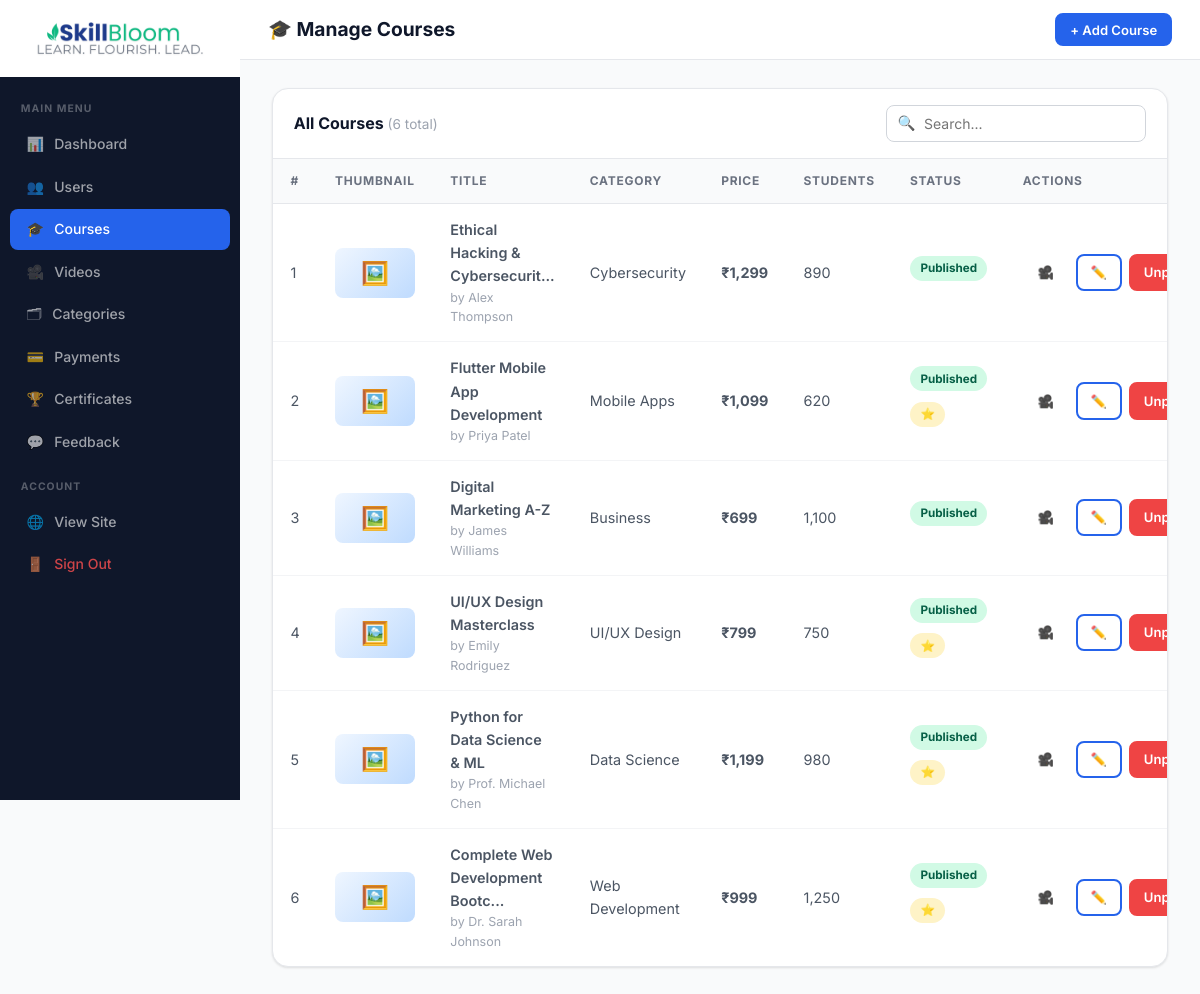
Screenshot of /admin/manage-courses.php (signed in) with the database file from the repository.
### tables this page shows
CREATE TABLE courses (
  id          INT AUTO_INCREMENT PRIMARY KEY,
  category_id INT,
  title       VARCHAR(255) NOT NULL,
  slug        VARCHAR(255) NOT NULL,
  description TEXT,
  short_desc  VARCHAR(500),
  thumbnail   VARCHAR(255),
  instructor  VARCHAR(150),
  price       DECIMAL(10,2) DEFAULT 0,
  old_price   DECIMAL(10,2) DEFAULT 0,
  hours       DECIMAL(5,1)  DEFAULT 0,
  level       ENUM('Beginner','Intermediate','Advanced','All Levels') DEFAULT 'All Levels',
  status      ENUM('draft','published') DEFAULT 'draft',
  featured    TINYINT(1) DEFAULT 0,
  students    INT DEFAULT 0,
  rating      DECIMAL(3,2) DEFAULT 0,
  created_at  TIMESTAMP DEFAULT CURRENT_TIMESTAMP,
  UNIQUE KEY uq_course_slug (slug),
  FOREIGN KEY (category_id) REFERENCES categories(id) ON DELETE SET NULL
);

CREATE TABLE categories (
  id          INT AUTO_INCREMENT PRIMARY KEY,
  name        VARCHAR(100) NOT NULL,
  slug        VARCHAR(100) UNIQUE NOT NULL,
  icon        VARCHAR(20)  DEFAULT '📚',
  description TEXT,
  created_at  TIMESTAMP DEFAULT CURRENT_TIMESTAMP
);

### admin/manage-courses.php (the view, shortened to what this page needs)
<?php
require_once dirname(__DIR__).'/config.php';
$courses    = $conn->query("SELECT c.*,cat.name cat_name FROM courses c LEFT JOIN categories cat ON cat.id=c.category_id ORDER BY c.id DESC")->fetch_all(MYSQLI_ASSOC);
?>
<!DOCTYPE html><html lang="en"><head>
<link rel="stylesheet" href="<?=SITE_URL?>/assets/css/style.css">
</head><body>
<div class="admin-layout">
<?php include dirname(__DIR__).'/includes/admin_nav.php'; ?>
<div class="admin-main">
<div class="admin-topbar">
  <h3>🎓 Manage Courses</h3>
  <button class="btn btn-primary btn-sm" data-modal="courseModal">+ Add Course</button>
</div>
<div class="admin-content">
<div class="table-box">
  <div class="table-top">
    <h3>All Courses <span style="font-size:.85rem;color:var(--gray-400);font-weight:400;">(<?=count($courses)?> total)</span></h3>
    <div class="search-input"><span class="si">🔍</span><input type="text" id="tblSearch" placeholder="Search..."></div>
  </div>
  <table>
    <thead>
      <tr><th>#</th><th>Thumbnail</th><th>Title</th><th>Category</th><th>Price</th><th>Students</th><th>Status</th><th>Actions</th></tr>
    </thead>
    <tbody>
    <?php foreach($courses as $i=>$c): ?>
    <tr>
      <td><?=$i+1?></td>
      <td>
        <?php if(!empty($c['thumbnail'])): ?>
          <img src="<?=SITE_URL?>/uploads/<?=htmlspecialchars($c['thumbnail'])?>" class="existing-thumb" alt="thumb">
        <?php else: ?>
          <div style="width:80px;height:50px;border-radius:8px;background:linear-gradient(135deg,#EFF6FF,#BFDBFE);display:flex;align-items:center;justify-content:center;font-size:1.4rem;">🖼️</div>
        <?php endif; ?>
      </td>
      <td>
        <div style="font-weight:600;font-size:.9rem;"><?=htmlspecialchars(substr($c['title'],0,30)).(strlen($c['title'])>30?'...':'')?></div>
        <div style="font-size:.78rem;color:var(--gray-400);">by <?=htmlspecialchars($c['instructor'])?></div>
      </td>
      <td><?=htmlspecialchars((isset($c['cat_name']) ? $c['cat_name'] : '—'))?></td>
      <td style="font-weight:700;"><?=CURRENCY.number_format($c['price'])?></td>
      <td><?=number_format($c['students'])?></td>
      <td>
        <span class="badge <?=$c['status']==='published'?'status-pub':'status-draft'?>"><?=ucfirst($c['status'])?></span>
        <?php if($c['featured']): ?> <span class="badge" style="background:var(--warning-bg);color:#92400E;">⭐</span><?php endif; ?>
      </td>
      <td>
        <div class="td-actions">
          <a href="manage-videos.php?course_id=<?=$c['id']?>" class="btn btn-ghost btn-sm" title="Videos">🎥</a>
          <a href="?edit=<?=$c['id']?>" class="btn btn-outline btn-sm">✏️</a>
          <a href="?toggle=<?=$c['id']?>"
             class="btn btn-sm <?=$c['status']==='published'?'btn-danger':'btn-success'?>"
             onclick="return confirm('<?=$c['status']==='published'?'Unpublish':'Publish'?> this course?')">
            <?=$c['status']==='published'?'Unpublish':'Publish'?>
          </a>
        </div>
      </td>
    </tr>
    <?php endforeach; ?>
    </tbody>
  </table>
</div>
</div>
</div>
</div>
</body></html>

### includes/admin_nav.php
<?php
$cur=basename($_SERVER['PHP_SELF']);
$adminMenu=[
  ['Dashboard','dashboard.php','📊'],
  ['Users','manage-users.php','👥'],
  ['Courses','manage-courses.php','🎓'],
  ['Videos','manage-videos.php','🎥'],
  ['Categories','manage-categories.php','🗂'],
  ['Payments','manage-payments.php','💳'],
  ['Certificates','manage-certificates.php','🏆'],
  ['Feedback','manage-feedback.php','💬'],
];
?>
<aside class="admin-sidebar">
  <a href="<?php echo SITE_URL; ?>/admin/dashboard.php" style="display:flex;align-items:center;justify-content:center;padding:.75rem 1rem;text-decoration:none;border-bottom:1px solid rgba(255,255,255,.08);background:#fff;">
    <div style="overflow:hidden;height:52px;display:flex;align-items:center;">
      <img src="<?php echo SITE_URL; ?>/assets/images/logo.png" alt="SkillBloom"
        style="height:200px;width:auto;display:block;margin-top:-74px;margin-bottom:-74px;">
    </div>
  </a>
  <div style="padding:.6rem 0;">
    <div class="sb-label">Main Menu</div>
    <?php foreach($adminMenu as $menuItem): $label=$menuItem[0]; $file=$menuItem[1]; $ico=$menuItem[2]; ?>
    <a href="<?php echo SITE_URL.'/admin/'.$file; ?>" class="sb-link <?php echo $cur===$file?'active':''; ?>">
      <span><?php echo $ico; ?></span><?php echo $label; ?>
    </a>
    <?php endforeach; ?>
    <div class="sb-label">Account</div>
    <a href="<?php echo SITE_URL; ?>/user/dashboard.php" class="sb-link" target="_blank"><span>🌐</span>View Site</a>
    <a href="<?php echo SITE_URL; ?>/admin/logout.php" class="sb-link" style="color:rgba(255,80,80,.8);"><span>🚪</span>Sign Out</a>
  </div>
</aside>

### assets/css/style.css (style rules this page uses)
:root { --primary: #2563EB; --primary-50: #EFF6FF; --primary-100: #DBEAFE; --primary-200: #BFDBFE; --primary-600: #2563EB; --primary-700: #1D4ED8; --accent: #0EA5E9; --success: #10B981; --success-bg: #D1FAE5; --warning: #F59E0B; --warning-bg: #FEF3C7; --danger: #EF4444; --danger-bg: #FEE2E2; --dark: #0F172A; --gray-900: #111827; --gray-700: #374151; --gray-600: #4B5563; --gray-500: #6B7280; --gray-400: #9CA3AF; --gray-300: #D1D5DB; --gray-200: #E5E7EB; --gray-100: #F3F4F6; --gray-50: #F9FAFB; --white: #FFFFFF; --radius: 10px; --radius-lg: 16px; --shadow-sm: 0 1px 3px rgba(0,0,0,.07),0 1px 2px rgba(0,0,0,.05); --shadow: 0 4px 12px rgba(37,99,235,.10); --shadow-lg: 0 10px 30px rgba(37,99,235,.13); --trans: .2s ease; }
*,*::before,*::after { box-sizing: border-box; margin:0; padding:0; }
html { scroll-behavior:smooth; }
body { font-family:'Inter',system-ui,sans-serif; background:var(--gray-50); color:var(--gray-700); line-height:1.6; min-height:100vh; }
a { text-decoration:none; color:inherit; }
img { max-width:100%; display:block; }
button,input,select,textarea { font-family:inherit; }
h3 { font-size:1.2rem;font-weight:700;color:var(--dark); }
.btn { display:inline-flex;align-items:center;gap:.45rem; padding:.6rem 1.2rem;border-radius:8px;border:2px solid transparent; font-weight:600;font-size:.9rem;cursor:pointer; transition:var(--trans);white-space:nowrap; text-decoration:none; }
.btn-primary { background:var(--primary);color:#fff;border-color:var(--primary); }
.btn-outline { background:transparent;color:var(--primary);border-color:var(--primary); }
.btn-danger { background:var(--danger);color:#fff;border-color:var(--danger); }
.btn-ghost { background:transparent;color:var(--gray-600);border-color:transparent; }
.btn-sm { padding:.38rem .8rem;font-size:.82rem; }
.badge { display:inline-flex;align-items:center;padding:.2rem .65rem; border-radius:99px;font-size:.73rem;font-weight:700; background:var(--primary-100);color:var(--primary);margin-bottom:.6rem; }
.admin-layout { display:flex;min-height:100vh; }
.admin-sidebar { width:240px;flex-shrink:0; background:var(--dark); height:100vh;position:sticky;top:0;overflow-y:auto; }
.admin-sidebar .sb-label { font-size:.65rem;font-weight:700;text-transform:uppercase;letter-spacing:.1em; color:rgba(255,255,255,.3);padding:.9rem 1.3rem .3rem; }
.admin-sidebar .sb-link { display:flex;align-items:center;gap:.65rem; padding:.58rem 1rem;margin:.1rem .65rem;border-radius:8px; font-size:.875rem;font-weight:500;color:rgba(255,255,255,.6); transition:var(--trans); }
.admin-sidebar .sb-link.active { background:var(--primary);color:#fff; }
.admin-main { flex:1;min-width:0;display:flex;flex-direction:column; }
.admin-topbar { background:var(--white);border-bottom:1px solid var(--gray-200); height:60px;display:flex;align-items:center;justify-content:space-between; padding:0 1.75rem;position:sticky;top:0;z-index:100; }
.admin-content { padding:1.75rem 2rem;flex:1; }
.table-box { background:var(--white);border:1px solid var(--gray-200); border-radius:var(--radius-lg);overflow:hidden;box-shadow:var(--shadow-sm); }
.table-top { display:flex;align-items:center;justify-content:space-between; padding:1rem 1.3rem;border-bottom:1px solid var(--gray-200);flex-wrap:wrap;gap:.75rem; }
.table-top h3 { font-size:1rem; }
table { width:100%;border-collapse:collapse; }
thead th { background:var(--gray-50);padding:.8rem 1.1rem; text-align:left;font-size:.75rem;font-weight:700; text-transform:uppercase;letter-spacing:.06em;color:var(--gray-500); border-bottom:1px solid var(--gray-200); }
tbody td { padding:.875rem 1.1rem;border-bottom:1px solid var(--gray-100); font-size:.9rem;color:var(--gray-600);vertical-align:middle; }
tbody tr:last-child td { border-bottom:none; }
.td-actions { display:flex;align-items:center;gap:.45rem; }
.search-input { position:relative;max-width:260px; }
.search-input input { padding:.55rem .9rem .55rem 2.3rem; border:1.5px solid var(--gray-300);border-radius:8px;font-size:.875rem; outline:none;width:100%;transition:var(--trans); }
.search-input .si { position:absolute;left:.7rem;top:50%;transform:translateY(-50%);font-size:.9rem;color:var(--gray-400); }

### admin/manage-courses.php (style rules this page uses)
.status-pub { background:#D1FAE5;color:#065F46; }

### rows the page displays
courses: title "Ethical Hacking & Cybersecurit", instructor "Alex Thompson", category.name "Cybersecurity", price "1,299", students "890", status "Published", shows "Unpublish"
courses: title "Flutter Mobile App Development", instructor "Priya Patel", category.name "Mobile Apps", price "1,099", students "620", status "Published", shows "Unpublish"
courses: title "Digital Marketing A-Z", instructor "James Williams", category.name "Business", price "699", students "1,100", status "Published", shows "Unpublish"
courses: title "UI/UX Design Masterclass", instructor "Emily Rodriguez", category.name "UI/UX Design", price "799", students "750", status "Published", shows "Unpublish"
courses: title "Python for Data Science & ML", instructor "Prof. Michael Chen", category.name "Data Science", price "1,199", students "980", status "Published", shows "Unpublish"
courses: title "Complete Web Development Bootc", instructor "Dr. Sarah Johnson", category.name "Web Development", price "999", students "1,250", status "Published", shows "Unpublish"

### other values shown
$ico "📊"
$label "Dashboard"
$ico "👥"
$label "Users"
$ico "🎓"
$label "Courses"
$ico "🎥"
$label "Videos"
$ico "🗂"
$label "Categories"
$ico "💳"
$label "Payments"
$ico "🏆"
$label "Certificates"
$ico "💬"
